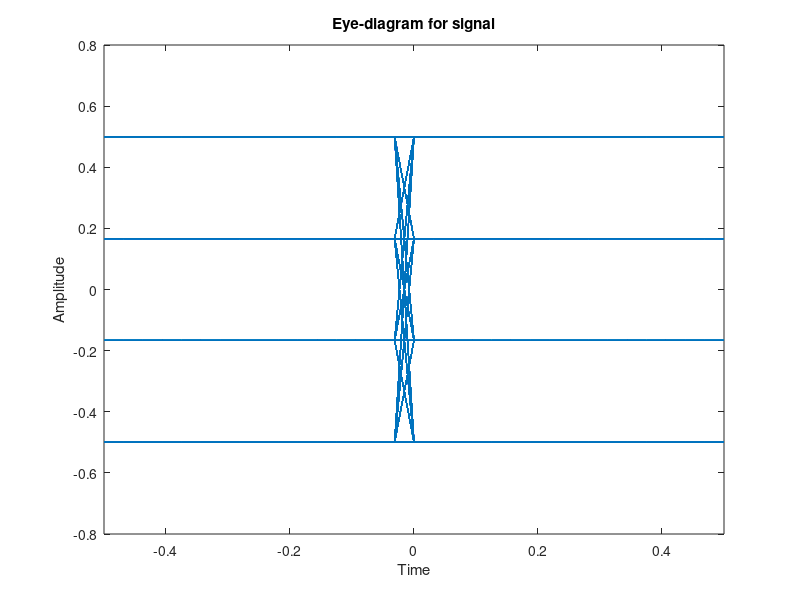
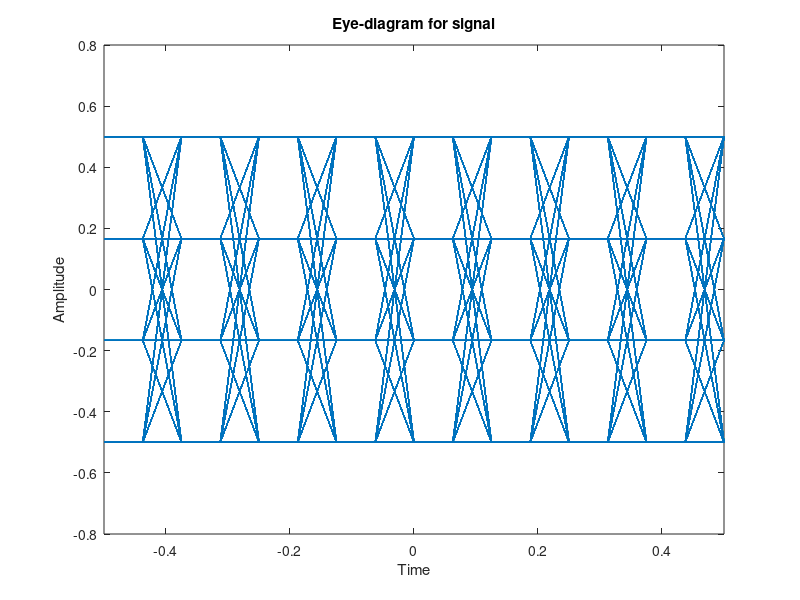
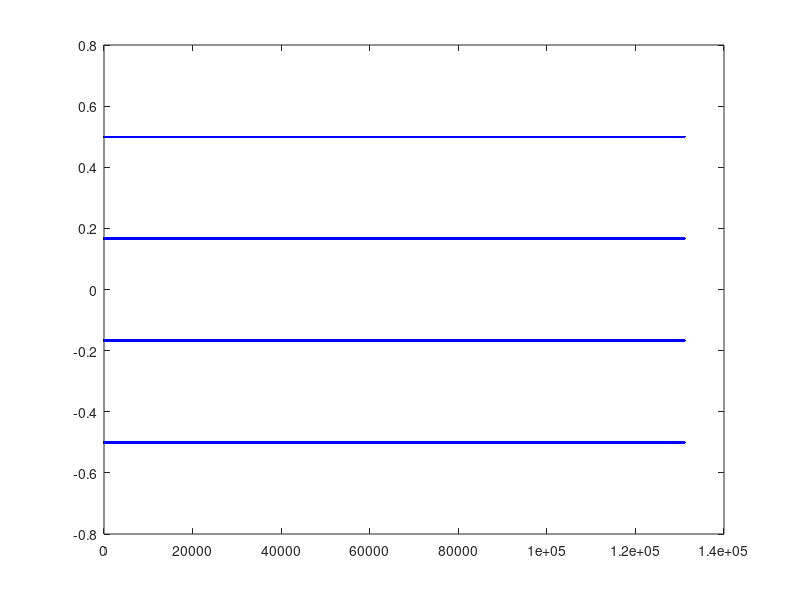
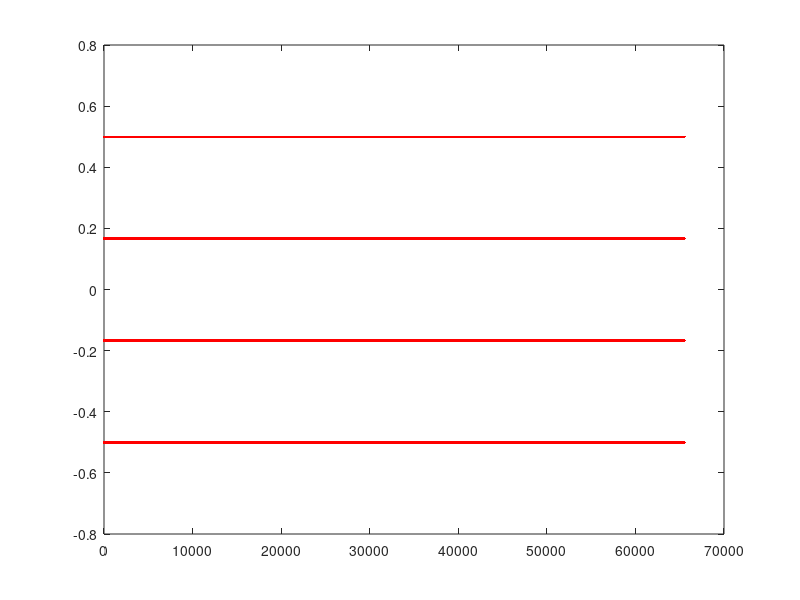

The MATLAB script that drew these images, in order: (Note: this script raises an error after producing the figures.)
clc;
clear;
close all;

useRaiseCosineFilter = 0;
useFWHM = 0;

bitsPerSymbol = 2;
bitRate = bitsPerSymbol * 18e9;
DSPSampleRate = 90e9;
PRBS = 2^16;
nSamplesPerBit = 16;
nBits = bitsPerSymbol * PRBS;
nSamplesPerSymbol = 2 * nSamplesPerBit;
nSymbols = nBits / bitsPerSymbol;
symbolRate = bitRate / bitsPerSymbol;
numTimeSamples = nSamplesPerSymbol * nSymbols;
timeWindow = (1 / symbolRate) * nSymbols;
dt = timeWindow / numTimeSamples;
time = (0:numTimeSamples - 1) .* dt;
f = (1 / dt) .* (-numTimeSamples / 2:numTimeSamples / 2 - 1) ./ numTimeSamples;
w = 2 * pi / timeWindow * [0:numTimeSamples / 2, -numTimeSamples / 2 + 1: -1]';


load('symbol_pattern.mat');
symbol_pattern = [symbol_pattern, symbol_pattern];


S = zeros(1, length(symbol_pattern)/2);
for k = 1: length(symbol_pattern) / 2
    if symbol_pattern(2*k-1) == 0 && symbol_pattern(2*k) == 0
        S(k) = 0;
    elseif symbol_pattern(2*k-1) == 1 && symbol_pattern(2*k) == 0
        S(k) = 1;
    elseif symbol_pattern(2*k-1) == 1 && symbol_pattern(2*k) == 1
        S(k) = 2;
    elseif symbol_pattern(2*k-1) == 0 && symbol_pattern(2*k) == 1
        S(k) = 3;
    end
end

symbol_pattern = S;


if (useRaiseCosineFilter == 0)
    SAMPLES = zeros(1, numTimeSamples);
    div = numTimeSamples / length(symbol_pattern);
    for index = 1:length(symbol_pattern)
        SAMPLES((index - 1)*div+1:index*div) = ones(1, div) ...
            .* symbol_pattern(index);
    end
    Idrive = SAMPLES ./ max(SAMPLES);
else
    data = resample(symbol_pattern, 2, 1, 8);
    Idrive = interpft(data, numTimeSamples);
end

Idrive = Idrive - mean(Idrive);
eyediagram(Idrive(1: 65536), 32);
SMP = Idrive(1: 16: end);
eyediagram(SMP(1: 16384), 16);

N = length(SMP);
ts = 1 / DSPSampleRate;
fs = 1 / ts;
T = N * ts;

if (useFWHM > 0)
    F_0 = useFWHM / (2 * sqrt(log(2)));
    f_VEGA = [0.0001 : (N / 2 - 1) + 0.0001, (-N / 2) + 0.0001 : (-1) + 0.0001] * fs / N;
    H_f = sin(pi.*f_VEGA./fs) ./ (pi .* f_VEGA ./ fs);
    v_A_VEGA = real(ifft(fft(SMP)./H_f)); % Apply pre-emphasis
else
    v_A_VEGA = SMP;
end


figure()
plot(v_A_VEGA(1: end), '.b')

v_A_VEGA = v_A_VEGA(1: 2: end);
figure();
plot(v_A_VEGA, '.r');

writematrix(v_A_VEGA.', 'PAM4.csv');
